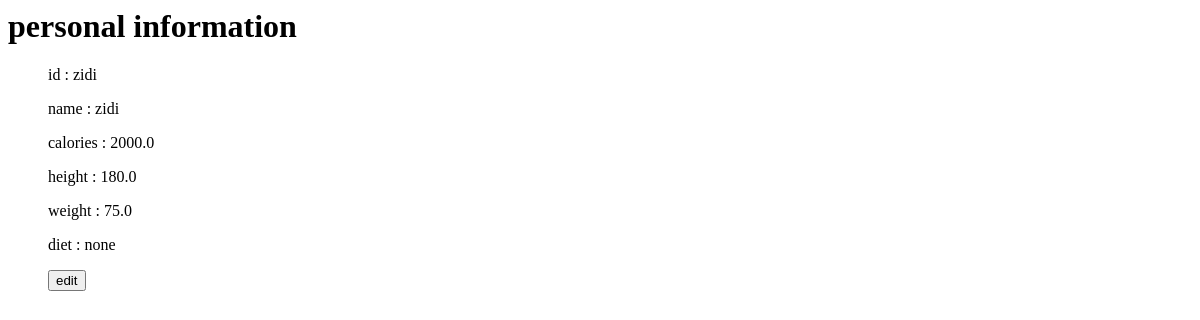
Before: /main/ (signed in) with the older database file.
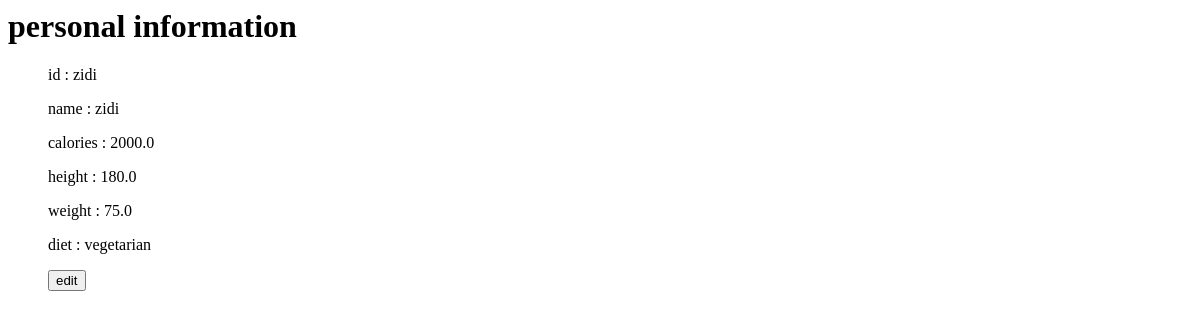
After: the same page with the newer database file.
### main/models.py (models this page shows, shortened)
class post_data(models.Model):
    id = models.CharField(max_length = 50, primary_key= True)
    calories = models.FloatField(default= 2000.0)
    height = models.FloatField(default = 180)
    weight = models.FloatField(default = 75)
    name = models.CharField(max_length=50, default='')
    dailyExtraConsume = models.FloatField(default=0)
    specialDiet = models.CharField(max_length = 100, default = 'none')
    age = models.IntegerField(null = True)

### main/views.py (the view)
# urls.py: path('main/', personalInfo),
def personalInfo(request):
   currentUser = request.user
   personId = currentUser.username
   person = post_data.objects.raw('SELECT * FROM main_post_data WHERE id = %s', [personId])
   return render(request, 'test2.html', {'info' : person}
   )

### templates/test2.html (shortened to what this page needs)
<html>
    <h1>personal information</h1>
    <ul>
        {% for inf in info %}
        <p>id : {{inf.id}}</p>
        <p>name : {{inf.name}}</p>
        <p>calories : {{inf.calories}}</p>
        <p>height : {{inf.height}}</p>
        <p>weight : {{inf.weight}}</p>
        <p>diet : {{inf.specialDiet}}</p>
        <form action="/edit/" method="POST">
        <input type="submit" value="edit">
        </form>
        {% endfor %}
    </ul>

Changed rows visible on the page:
changed post_data "zidi": specialDiet "none" → "vegetarian"
